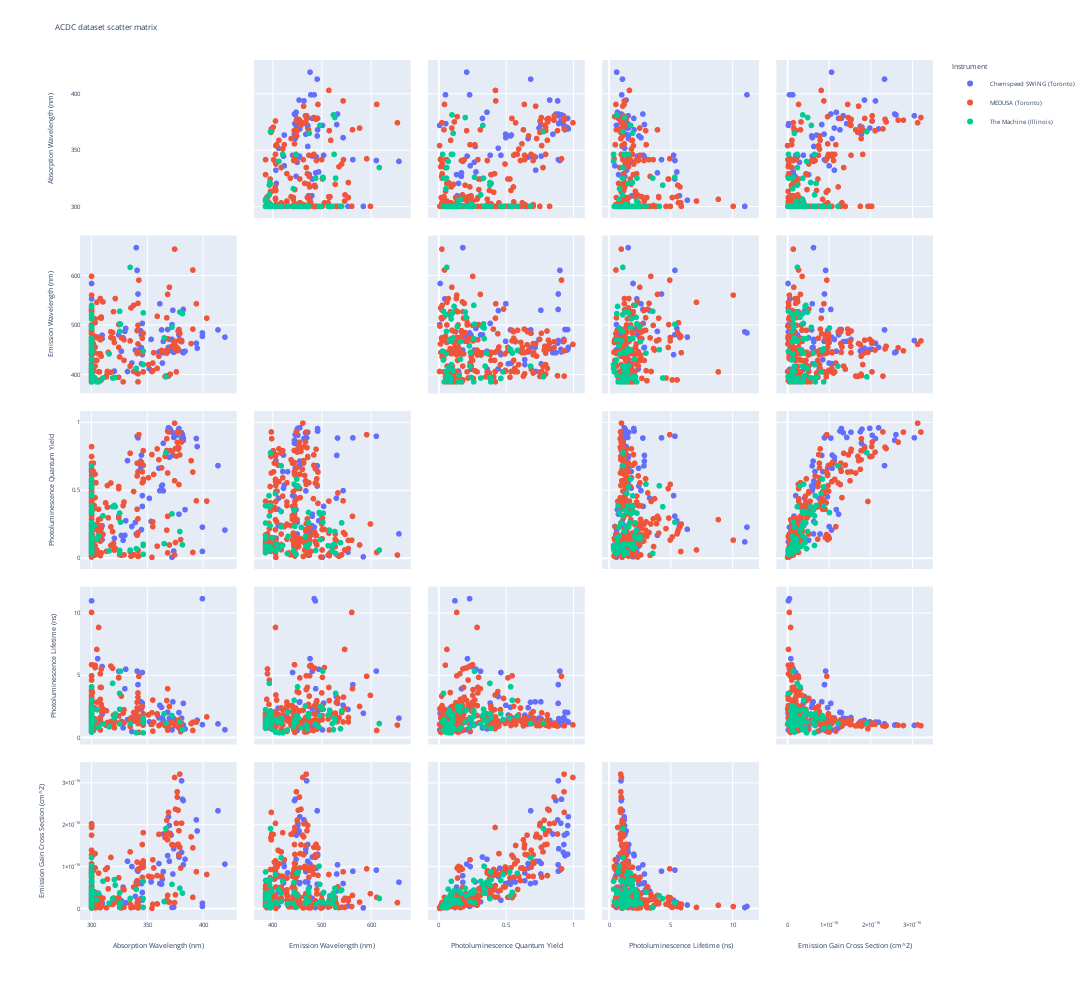

This figure's notebook cell:
### Code cell
import pandas as pd
import matplotlib.pyplot as plt
import seaborn as sns

# Load the dataset
file_path = "./data/ACDC/full_dataset_exp.csv"
data = pd.read_csv(file_path)

print(data.shape)
print(data.columns)
# Index(['Identifier', 'SMILES', 'Synthesis Procedure', 'Instrument',
#        'Optical Measurements', 'Absorption Wavelength (nm)',
#        'Emission Wavelength (nm)', 'Photoluminescence Quantum Yield',
#        'Photoluminescence Lifetime (ns)', 'Spectral Gain Factor (cm^2 s)',
#        'Emission Gain Cross Section (cm^2)'],
#       dtype='object')

data.nunique()
# Identifier                            1129
# SMILES                                1129
# Synthesis Procedure                      3
# Instrument                               3
# Optical Measurements                     5
# Absorption Wavelength (nm)              99
# Emission Wavelength (nm)               144
# Photoluminescence Quantum Yield        362
# Photoluminescence Lifetime (ns)        362
# Spectral Gain Factor (cm^2 s)            0
# Emission Gain Cross Section (cm^2)     360
# dtype: int64

# plotly scatter matrix
import plotly.express as px
fig = px.scatter_matrix(data,
                        dimensions=["Absorption Wavelength (nm)", "Emission Wavelength (nm)", "Photoluminescence Quantum Yield", "Photoluminescence Lifetime (ns)", "Emission Gain Cross Section (cm^2)"],
                        color="Instrument",)

fig.update_traces(diagonal_visible=False)

fig.update_layout(
    title='ACDC dataset scatter matrix',
    width=1200,
    height=1000,
    font=dict(
        size=6,
    )
)

fig.show()

### Figure 1 — Plotly figure (JSON) as saved in the notebook; plotly's stock layout.template omitted (floating-point values rounded to 4 significant figures; data arrays with more than 128 entries replaced by an {"elided": "..."} marker saying what was removed)
{"data": [{"diagonal": {"visible": false}, "dimensions": [{"axis": {"matches": true}, "label": "Absorption Wavelength (nm)", "values": {"elided": "257 float values"}}, {"axis": {"matches": true}, "label": "Emission Wavelength (nm)", "values": {"elided": "257 float values"}}, {"axis": {"matches": true}, "label": "Photoluminescence Quantum Yield", "values": {"elided": "257 float values"}}, {"axis": {"matches": true}, "label": "Photoluminescence Lifetime (ns)", "values": {"elided": "257 float values"}}, {"axis": {"matches": true}, "label": "Emission Gain Cross Section (cm^2)", "values": {"elided": "257 float values"}}], "hovertemplate": "Instrument=Chemspeed SWING (Toronto)<br>%{xaxis.title.text}=%{x}<br>%{yaxis.title.text}=%{y}<extra></extra>", "legendgroup": "Chemspeed SWING (Toronto)", "marker": {"color": "#636efa", "symbol": "circle"}, "name": "Chemspeed SWING (Toronto)", "showlegend": true, "type": "splom"}, {"diagonal": {"visible": false}, "dimensions": [{"axis": {"matches": true}, "label": "Absorption Wavelength (nm)", "values": {"elided": "623 float values"}}, {"axis": {"matches": true}, "label": "Emission Wavelength (nm)", "values": {"elided": "623 float values"}}, {"axis": {"matches": true}, "label": "Photoluminescence Quantum Yield", "values": {"elided": "623 float values"}}, {"axis": {"matches": true}, "label": "Photoluminescence Lifetime (ns)", "values": {"elided": "623 float values"}}, {"axis": {"matches": true}, "label": "Emission Gain Cross Section (cm^2)", "values": {"elided": "623 float values"}}], "hovertemplate": "Instrument=MEDUSA (Toronto)<br>%{xaxis.title.text}=%{x}<br>%{yaxis.title.text}=%{y}<extra></extra>", "legendgroup": "MEDUSA (Toronto)", "marker": {"color": "#EF553B", "symbol": "circle"}, "name": "MEDUSA (Toronto)", "showlegend": true, "type": "splom"}, {"diagonal": {"visible": false}, "dimensions": [{"axis": {"matches": true}, "label": "Absorption Wavelength (nm)", "values": {"elided": "249 float values"}}, {"axis": {"matches": true}, "label": "Emission Wavelength (nm)", "values": {"elided": "249 float values"}}, {"axis": {"matches": true}, "label": "Photoluminescence Quantum Yield", "values": {"elided": "249 float values"}}, {"axis": {"matches": true}, "label": "Photoluminescence Lifetime (ns)", "values": {"elided": "249 float values"}}, {"axis": {"matches": true}, "label": "Emission Gain Cross Section (cm^2)", "values": {"elided": "249 float values"}}], "hovertemplate": "Instrument=The Machine (Illinois)<br>%{xaxis.title.text}=%{x}<br>%{yaxis.title.text}=%{y}<extra></extra>", "legendgroup": "The Machine (Illinois)", "marker": {"color": "#00cc96", "symbol": "circle"}, "name": "The Machine (Illinois)", "showlegend": true, "type": "splom"}], "layout": {"dragmode": "select", "font": {"size": 6}, "height": 1000, "legend": {"title": {"text": "Instrument"}, "tracegroupgap": 0}, "margin": {"t": 60}, "title": {"text": "ACDC dataset scatter matrix"}, "width": 1200}}
